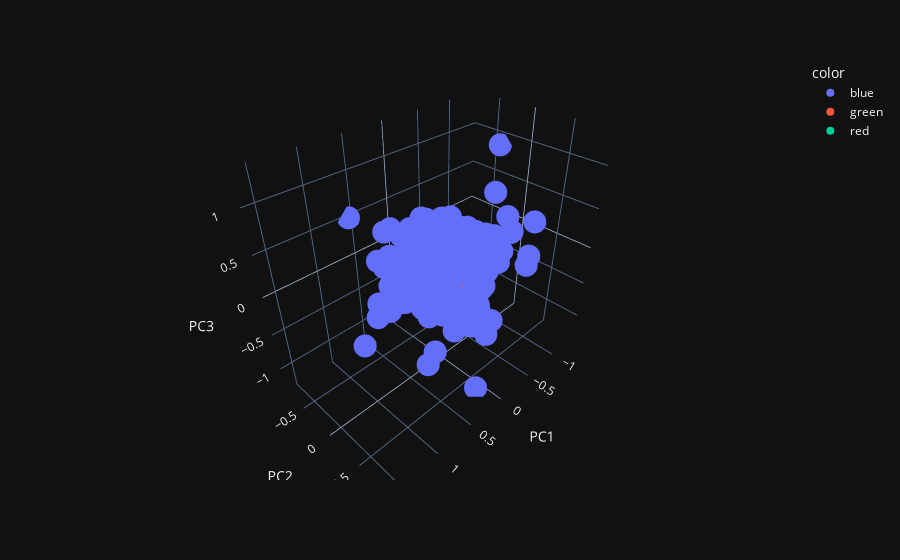

Here is the notebook cell this chart was saved with:
### Code cell
fig = px.scatter_3d(pc_3d_df, x='1', y='2', z='3', hover_data=['token'], color='color')
fig.show()

### Figure 1 — Plotly figure (JSON) as saved in the notebook; plotly's stock layout.template omitted (floating-point values rounded to 4 significant figures; data arrays with more than 128 entries replaced by an {"elided": "..."} marker saying what was removed)
{"data": [{"customdata": {"elided": "3828x1 str values"}, "hovertemplate": "color=blue<br>PC1=%{x}<br>PC2=%{y}<br>PC3=%{z}<br>token=%{customdata[0]}<extra></extra>", "legendgroup": "blue", "marker": {"color": "#636efa", "symbol": "circle"}, "mode": "markers", "name": "blue", "scene": "scene", "showlegend": true, "x": {"elided": "3828 float values"}, "y": {"elided": "3828 float values"}, "z": {"elided": "3828 float values"}, "type": "scatter3d"}, {"customdata": [["title"], ["queen"], ["emperor"], ["reign"], ["djedkare"], ["walter"], ["bce"], ["earl"], ["iv"], ["philip"]], "hovertemplate": "color=green<br>PC1=%{x}<br>PC2=%{y}<br>PC3=%{z}<br>token=%{customdata[0]}<extra></extra>", "legendgroup": "green", "marker": {"color": "#EF553B", "symbol": "circle"}, "mode": "markers", "name": "green", "scene": "scene", "showlegend": true, "x": [-0.1267, -0.004504, 0.07591, 0.0145, 0.1388, 0.1479, 0.05583, 0.2053, 0.1949, -0.09619], "y": [0.2022, 0.1836, 0.0946, 0.03835, 0.4398, -0.06984, 0.1496, 0.2754, 0.002207, 0.08455], "z": [0.2759, -0.1162, 0.04864, -0.07554, 0.178, 0.0227, -0.06034, -0.09042, -0.03531, -0.2132], "type": "scatter3d"}, {"customdata": [["seasons"], ["baseball"], ["creation"], ["promotion"], ["premier"], ["speaking"], ["champions"], ["basketball"], ["hockey"], ["uefa"]], "hovertemplate": "color=red<br>PC1=%{x}<br>PC2=%{y}<br>PC3=%{z}<br>token=%{customdata[0]}<extra></extra>", "legendgroup": "red", "marker": {"color": "#00cc96", "symbol": "circle"}, "mode": "markers", "name": "red", "scene": "scene", "showlegend": true, "x": [0.02051, -0.07055, -0.1487, 0.02608, 0.05942, 0.08748, -0.0439, -0.08591, -0.07638, -0.1117], "y": [0.2419, 0.07962, 0.1401, 0.1118, 0.305, -0.07306, 0.01616, -0.03061, -0.1092, -0.1069], "z": [0.03664, -0.009678, 0.07553, -0.2024, 0.07573, 0.01988, 0.0966, 0.03343, 0.01402, -0.06152], "type": "scatter3d"}], "layout": {"scene": {"domain": {"x": [0.0, 1.0], "y": [0.0, 1.0]}, "xaxis": {"title": {"text": "PC1"}}, "yaxis": {"title": {"text": "PC2"}}, "zaxis": {"title": {"text": "PC3"}}}, "legend": {"title": {"text": "color"}, "tracegroupgap": 0}, "margin": {"t": 60}}}
